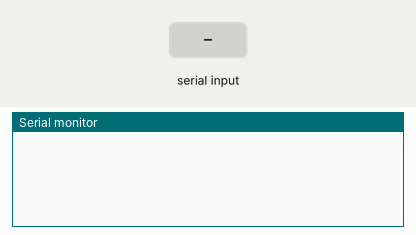
Simulated run of this sketch. Board: SparkFun Pro Micro, built with avr-gcc and run on an emulated ATmega32U4. Parts: the last lines printed to the serial monitor. The test bench sets the inputs (shaded band).

Above: at 1.2 s.
1.3 s: "1\n" received over Serial
At 2.4 s:
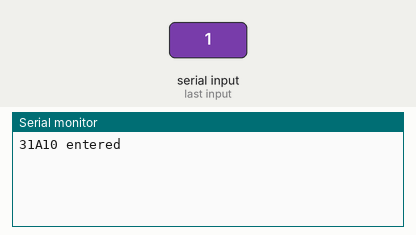
2.8 s: byte 13 (13) received over Serial
At 3.6 s:
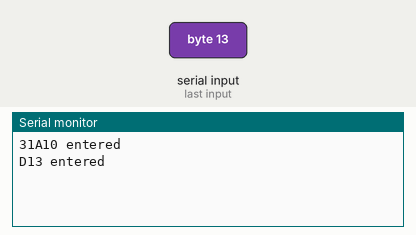
4.3 s: byte 10 (10) received over Serial
At 4.7 s:
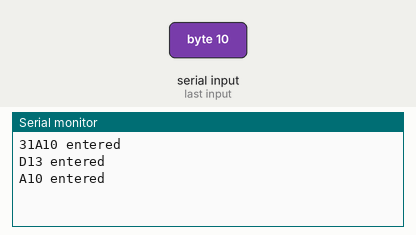
5.8 s: "0\n" received over Serial
At 7.0 s:
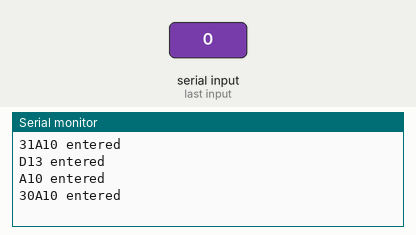

Measured:
- after the input at 1.3 s, the serial monitor: prints a new line at once (image 1)
- after the input at 2.8 s, the serial monitor: prints a new line at once (image 2)
- after the input at 4.3 s, the serial monitor: prints a new line at once (image 3)
- after the input at 5.8 s, the serial monitor: prints a new line at once (image 4)

The sketch:

08_serial_read.ino
```cpp
void setup() {
    Serial.begin(115200);
}

void loop() {
    if (Serial.available()) {
        char inputData = Serial.read();

        Serial.print(inputData, HEX);

        if (inputData == 10) {
            Serial.println("10 entered");
        } else if (inputData == 13) {
            Serial.println("13 entered");
        }
    }
}
```
